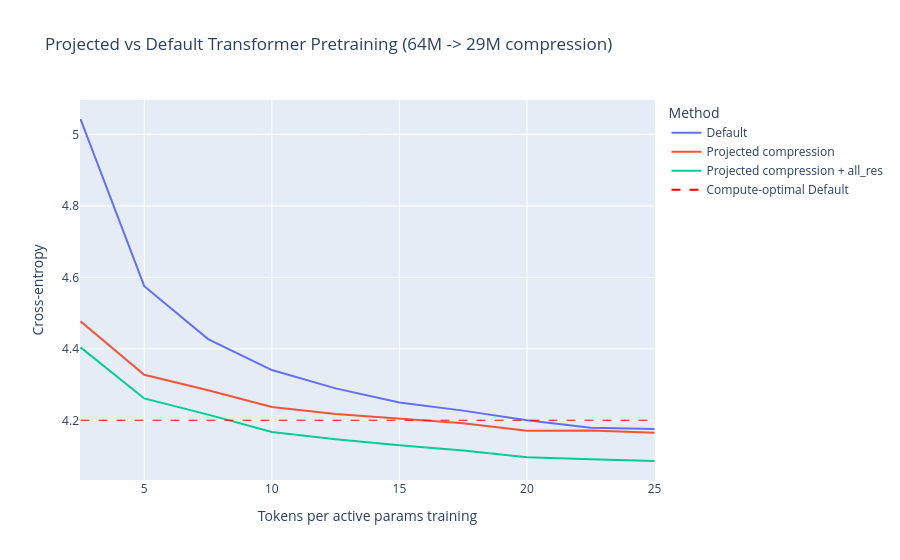

Source (notebook cell):
### Code cell
import plotly.express as px
import pandas as pd

# Define column names
x_col = "Tokens per active params training"
y1_col = "Default"
y11_col = "Default_2"
y2_col = "Projected compression"
# y3_col = "Projected compression + res"
y4_col = "Projected compression + all_res"
color_col = "Method"
value_col = "Cross-entropy"

total_steps = [881, 1762, 2644, 3525, 4406, 5287, 6168, 7050, 7931, 8812] # 
tokens_per_param = [e/7050*20 for e in total_steps]
# data = { # 10
#     x_col: tokens_per_param,
#     y1_col: [4.990625, 4.5625, 4.415625, 4.359375, 4.28125, 4.253125, 4.23125, 4.1875, 4.190625, 4.190625], # 
#     # y11_col: [5.05, 4.596875, 4.409375, 4.346875, 4.265625, 4.246875, 4.2125, 4.165625], # , 4.190625, 4.165625
#     y2_col: [4.44375, 4.328125, 4.2875, 4.271875, 4.228125, 4.21875, 4.2125, 4.175, 4.203125, 4.19375], # 
#     # y3_col: [4.4375, 4.3125, 4.271875, 4.246875, 4.2125, 4.20625, 4.1875, 4.15625], # , 4.175, 4.178125
#     y4_col: [4.365625, 4.24375, 4.20625, 4.184375, 4.14375, 4.128125, 4.121875, 4.08125, 4.103125, 4.096875] # 
# }
data = { # 1000
    x_col: tokens_per_param,
    y1_col: [5.043125, 4.575313, 4.4275, 4.340625, 4.289375, 4.25, 4.227188, 4.200313, 4.179375, 4.175938], # 
    y2_col: [4.476875, 4.3275, 4.284375, 4.2375, 4.217813, 4.20375, 4.191563, 4.170625, 4.171875, 4.165], # 
    y4_col: [4.404375, 4.26125, 4.215938, 4.1675, 4.147188, 4.13, 4.115625, 4.096875, 4.09125, 4.08625], # 
}
df = pd.DataFrame(data)

# Melt the DataFrame to long format for Plotly Express
df_melted = df.melt(id_vars=[x_col], value_vars=[y1_col, y2_col, y4_col], var_name=color_col, value_name=value_col)

# Create line chart
fig = px.line(df_melted, x=x_col, y=value_col, color=color_col, title="Projected vs Default Transformer Pretraining (64M -> 29M compression)")

fig.add_shape(
    type="line",
    x0=min(tokens_per_param), 
    x1=max(tokens_per_param), 
    # y0=data[y1_col][-1], 
    # y1=data[y1_col][-1],
    y0=4.200313, 
    y1=4.200313,
    line=dict(color="red", width=1, dash="dash")
)

fig.add_trace(
    px.scatter(
        pd.DataFrame({x_col: [None], value_col: [None], color_col: ["Level"]}),
        x=x_col,
        y=value_col,
        color=color_col
    ).data[0].update(mode="lines", line=dict(color="red", width=2, dash="dash"), name="Compute-optimal Default")
)

fig.write_image("line_chart.svg", format='svg')
fig.show()

### Figure 1 — Plotly figure (JSON) as saved in the notebook; plotly's stock layout.template omitted (floating-point values rounded to 4 significant figures)
{"data": [{"hovertemplate": "Method=Default<br>Tokens per active params training=%{x}<br>Cross-entropy=%{y}<extra></extra>", "legendgroup": "Default", "line": {"color": "#636efa", "dash": "solid"}, "marker": {"symbol": "circle"}, "mode": "lines", "name": "Default", "orientation": "v", "showlegend": true, "type": "scatter", "x": [2.499, 4.999, 7.501, 10, 12.5, 15.0, 17.5, 20, 22.5, 25.0], "xaxis": "x", "y": [5.043, 4.575, 4.428, 4.341, 4.289, 4.25, 4.227, 4.2, 4.179, 4.176], "yaxis": "y"}, {"hovertemplate": "Method=Projected compression<br>Tokens per active params training=%{x}<br>Cross-entropy=%{y}<extra></extra>", "legendgroup": "Projected compression", "line": {"color": "#EF553B", "dash": "solid"}, "marker": {"symbol": "circle"}, "mode": "lines", "name": "Projected compression", "orientation": "v", "showlegend": true, "type": "scatter", "x": [2.499, 4.999, 7.501, 10, 12.5, 15.0, 17.5, 20, 22.5, 25.0], "xaxis": "x", "y": [4.477, 4.327, 4.284, 4.237, 4.218, 4.204, 4.192, 4.171, 4.172, 4.165], "yaxis": "y"}, {"hovertemplate": "Method=Projected compression + all_res<br>Tokens per active params training=%{x}<br>Cross-entropy=%{y}<extra></extra>", "legendgroup": "Projected compression + all_res", "line": {"color": "#00cc96", "dash": "solid"}, "marker": {"symbol": "circle"}, "mode": "lines", "name": "Projected compression + all_res", "orientation": "v", "showlegend": true, "type": "scatter", "x": [2.499, 4.999, 7.501, 10, 12.5, 15.0, 17.5, 20, 22.5, 25.0], "xaxis": "x", "y": [4.404, 4.261, 4.216, 4.168, 4.147, 4.13, 4.116, 4.097, 4.091, 4.086], "yaxis": "y"}, {"hovertemplate": "Method=Level<br>Tokens per active params training=%{x}<br>Cross-entropy=%{y}<extra></extra>", "legendgroup": "Level", "line": {"color": "red", "dash": "dash", "width": 2}, "marker": {"color": "#636efa", "symbol": "circle"}, "mode": "lines", "name": "Compute-optimal Default", "orientation": "v", "showlegend": true, "type": "scatter", "x": [null], "xaxis": "x", "y": [null], "yaxis": "y"}], "layout": {"legend": {"title": {"text": "Method"}, "tracegroupgap": 0}, "shapes": [{"line": {"color": "red", "dash": "dash", "width": 1}, "type": "line", "x0": 2.499, "x1": 25.0, "y0": 4.2, "y1": 4.2}], "title": {"text": "Projected vs Default Transformer Pretraining (64M -> 29M compression)"}, "xaxis": {"anchor": "y", "domain": [0, 1], "title": {"text": "Tokens per active params training"}}, "yaxis": {"anchor": "x", "domain": [0, 1], "title": {"text": "Cross-entropy"}}}}
